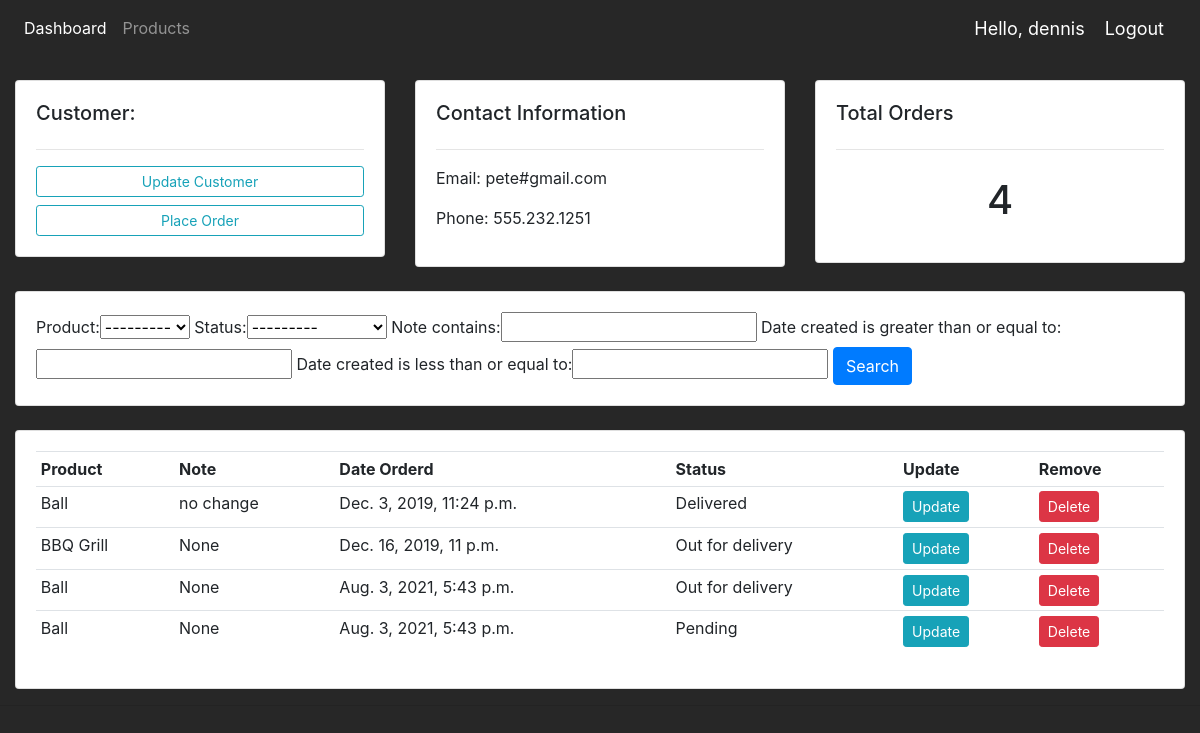
The page /customer/2/ (signed in) on the database its author committed.
### accounts/models.py (models this page shows, shortened)
class Customer(models.Model):
	name = models.CharField(max_length=200, null=True)
	phone = models.CharField(max_length=200, null=True)
	email = models.CharField(max_length=200, null=True)
	date_created = models.DateTimeField(auto_now_add=True, null=True)

class Order(models.Model):
	STATUS = (
			('Pending', 'Pending'),
			('Out for delivery', 'Out for delivery'),
			('Delivered', 'Delivered'),
			)
	customer = models.ForeignKey(Customer, null=True, on_delete= models.SET_NULL)
	product = models.ForeignKey(Product, null=True, on_delete= models.SET_NULL)
	date_created = models.DateTimeField(auto_now_add=True, null=True)
	status = models.CharField(max_length=200, null=True, choices=STATUS)
	note = models.CharField(max_length=1000, null=True)

class Product(models.Model):
	CATEGORY = (
			('Indoor', 'Indoor'),
			('Out Door', 'Out Door'),
			)
	name = models.CharField(max_length=200, null=True)
	price = models.FloatField(null=True)
	category = models.CharField(max_length=200, null=True, choices=CATEGORY)
	description = models.CharField(max_length=200, null=True, blank=True)
	date_created = models.DateTimeField(auto_now_add=True, null=True)
	tags = models.ManyToManyField(Tag)
	def __str__(self):
		return self.name

### accounts/decorators.py (the view)
		def wrapper_func(request, *args, **kwargs):
			group = None
			if request.user.groups.exists():
				group = request.user.groups.all()[0].name
			if group in allowed_roles:
				return view_func(request, *args, **kwargs)
			else:
				return HttpResponse('You are not authorized to view this page')

### accounts/views.py (called while the page is built)
@login_required(login_url='login')
@admin_access(allowed_roles=['admin'])
def customer(request, pk_test):
	customer = Customer.objects.get(id=pk_test)
	orders = customer.order_set.all()
	order_count = orders.count()
	myFilter = OrderFilter(request.GET, queryset=orders)
	orders = myFilter.qs
	context = {'customer':customer, 'orders':orders, 'order_count':order_count,
	'myFilter':myFilter}
	return render(request, 'accounts/customer.html',context)

### accounts/templates/accounts/customer.html
{%  extends 'accounts/main.html' %}
{% block content %}
	<br>
<div class="row">
	<div class="col-md">
		<div class="card card-body">
			<h5>Customer:</h5>
			<hr>
			<a class="btn btn-outline-info  btn-sm btn-block" href="">Update Customer</a>
			<a class="btn btn-outline-info  btn-sm btn-block" href="{% url 'create_order' customer.id %}">Place Order</a>
		</div>
	</div>
	<div class="col-md">
		<div class="card card-body">
			<h5>Contact Information</h5>
			<hr>
			<p>Email: {{customer.email}}</p>
			<p>Phone: {{customer.phone}}</p>
		</div>
	</div>
	<div class="col-md">
		<div class="card card-body">
			<h5>Total Orders</h5>
			<hr>
			<h1 style="text-align: center;padding: 10px">{{order_count}}</h1>
		</div>
	</div>
</div>
<br>
<div class="row">
	<div class="col">
		<div class="card card-body">
			<form method="get">
				{{myFilter.form}}
		    <button class="btn btn-primary" type="submit">Search</button>
		  </form>
		</div>
	</div>
</div>
<br>
<div class="row">
	<div class="col-md">
		<div class="card card-body">
			<table class="table table-sm">
				<tr>
					<th>Product</th>
					<th>Note</th>
					<th>Date Orderd</th>
					<th>Status</th>
					<th>Update</th>
					<th>Remove</th>
				</tr>
				{% for order in orders %}
				<tr>
					<td>{{order.product}}</td>
					<td>{{order.note}}</td>
					<td>{{order.date_created}}</td>
					<td>{{order.status}}</td>
					<td><a class="btn btn-sm btn-info" href="{% url 'update_order' order.id %}">Update</a></td>
					<td><a class="btn btn-sm btn-danger" href="{% url 'delete_order' order.id %}">Delete</a></td>
				</tr>
				{% endfor %}
			</table>
		</div>
	</div>
</div>
{% endblock %}

### accounts/templates/accounts/navbar.html (shortened to what this page needs)
{% load static %}
<nav class="navbar navbar-expand-lg navbar-dark">
  <div class="collapse navbar-collapse" id="navbarNav">
    <ul class="navbar-nav">
      {% if request.user.is_staff %}
      <li class="nav-item active">
        <a class="nav-link" href="{% url 'home' %}">Dashboard</a>
      </li>
      <li class="nav-item">
        <a class="nav-link" href="{% url 'products' %}">Products</a>
      </li>
      {% endif %}
    </ul>
  </div>
  <span class="hello-msg">Hello, {{request.user}}</span>
  <span ><a  class="hello-msg" href="{% url 'logout' %}">Logout</a></span>
</nav>

### static/css/main.css (style rules this page uses)
body { background-color: #272727; }

### accounts/templates/accounts/navbar.html (style rules this page uses)
.hello-msg { font-size: 18px; color: #fff; margin-right: 20px; }

### rows shown on the page
Customer: email "pete#gmail.com", phone "555.232.1251"
Order: product "Ball", note "no change", date_created "Dec. 3, 2019, 11:24 p.m.", status "Delivered"
Order: product "BBQ Grill", note "None", date_created "Dec. 16, 2019, 11 p.m.", status "Out for delivery"
Order: product "Ball", note "None", date_created "Aug. 3, 2021, 5:43 p.m.", status "Out for delivery"
Order: product "Ball", note "None", date_created "Aug. 3, 2021, 5:43 p.m.", status "Pending"

### other values the page prints
{{ request.user }} "dennis"
{{ order_count }} "4"
